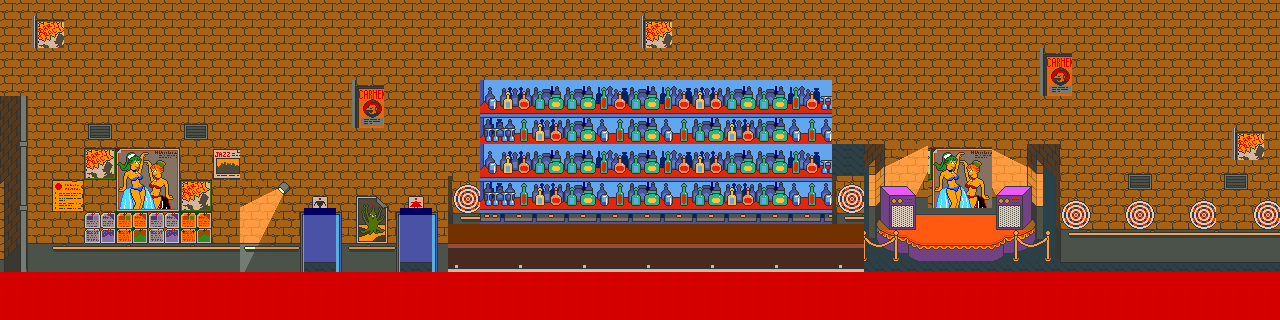

The image is a tile-based game level rendered from a .tmx file. Its description and source (layers, tilesets, objects; grid data summarised) follow:
An orthogonal 80x20 tile map with 16x16 px tiles, 2 tile layers (back, foreground).

<map version="1.0" tiledversion="1.0.3" orientation="orthogonal" renderorder="right-down" width="80" height="20" tilewidth="16" tileheight="16" nextobjectid="1">
 <tileset firstgid="1" name="moes" tilewidth="16" tileheight="16" tilecount="5760" columns="144">
  <image source="moes.png" width="2312" height="655" />
 </tileset>
 <layer name="back" width="80" height="20">
  <data>[1600 cells, 1600 non-empty, 107 distinct tile ids]</data>
 </layer>
 <layer name="foreground" width="80" height="20">
  <data>[1600 cells, 1356 non-empty, 612 distinct tile ids]</data>
 </layer>
</map>